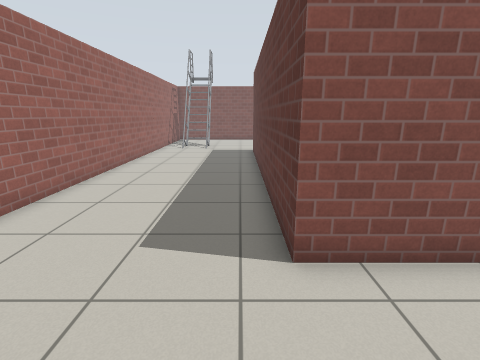
view 1 (above)

23 first-person views from a walk through a world built for the Gazebo simulator. The camera is 1.2 m above the floor, tilts 14° down and sees 85° across. The floor is counted in squares, 0.5 m on a side. Each view is taken from the middle of a square. On the plan, view 1 faces up. The plan holds only what a view shows up to about 17 squares ahead; the rest is blank. Gazebo's built-in surfaces are drawn with simple patterns. Simple shapes stand in for some stock models.

view 2
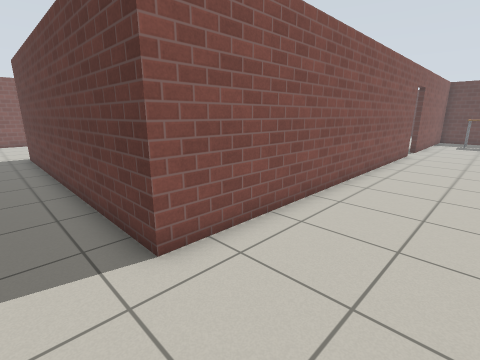

view 3
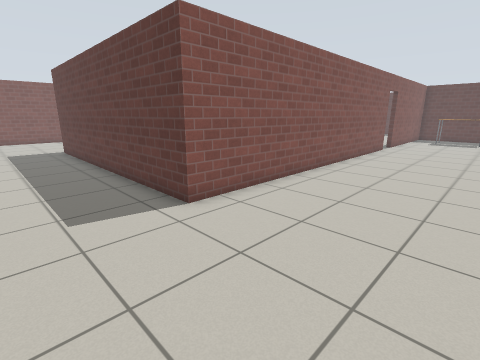

view 4
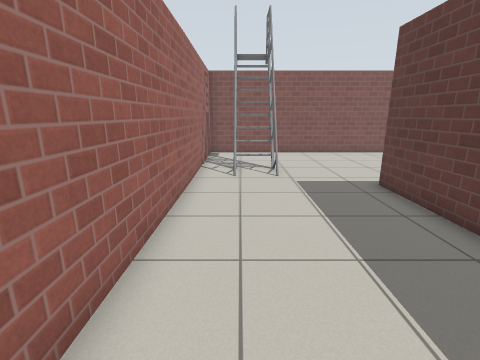

view 5
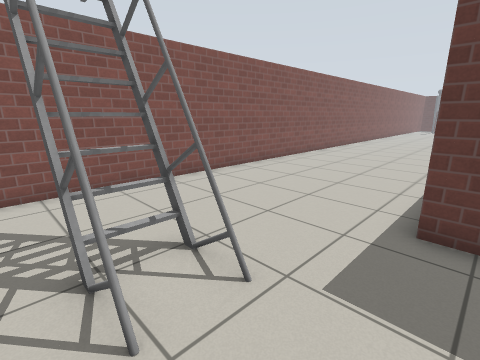

view 6
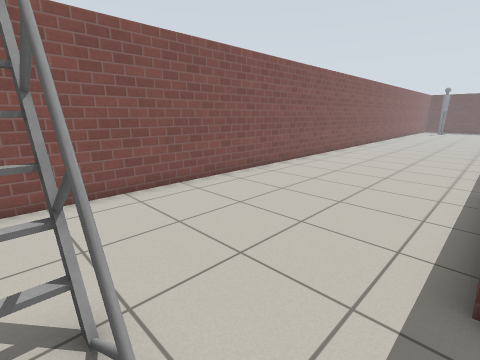

view 7
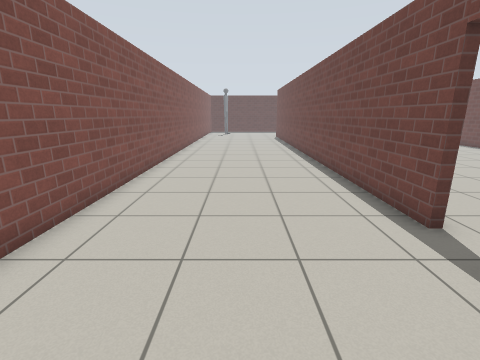

view 8
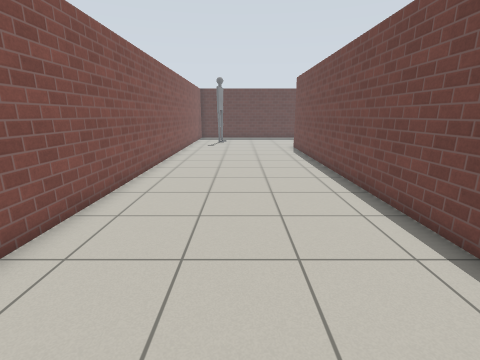

view 9
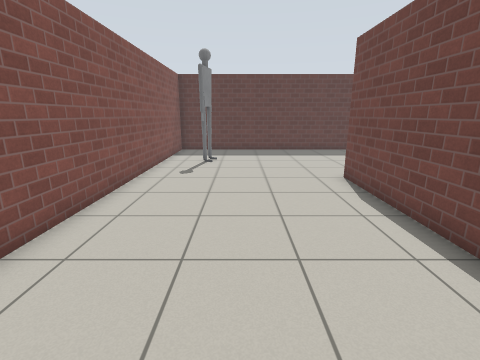

view 10
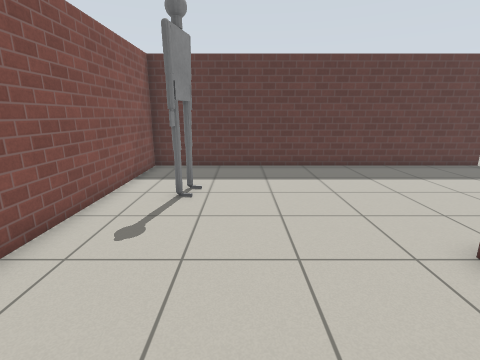

view 11
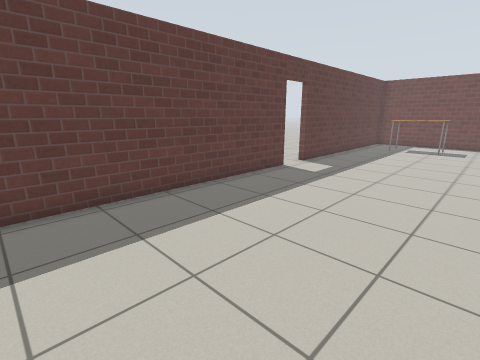

view 12
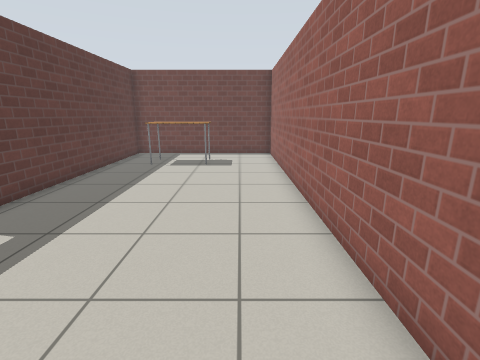

view 13
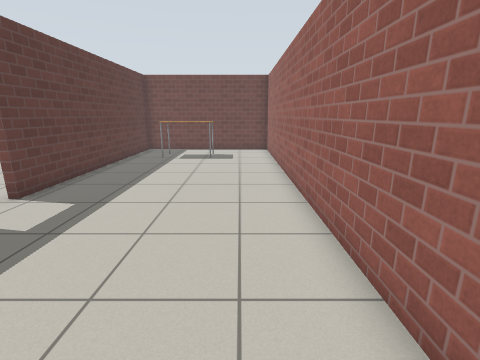

view 14
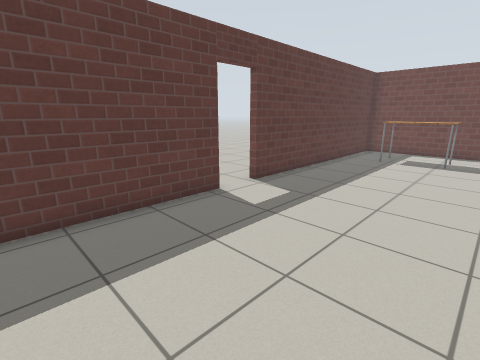

view 15
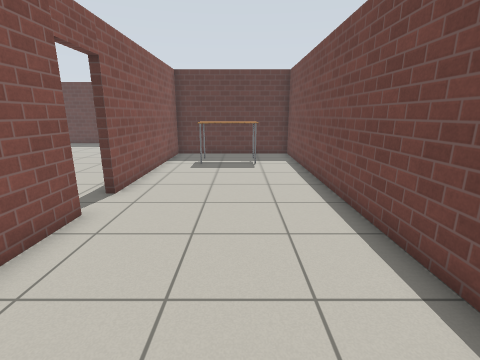

view 16
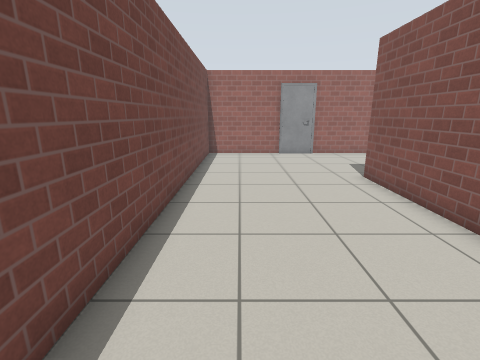

view 17
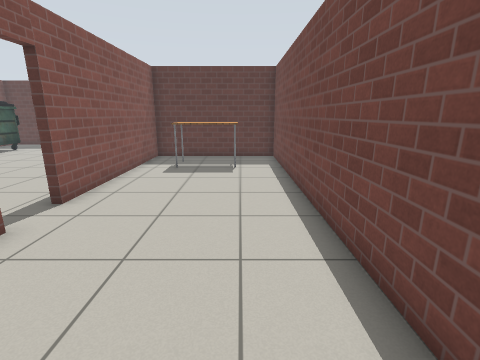

view 18
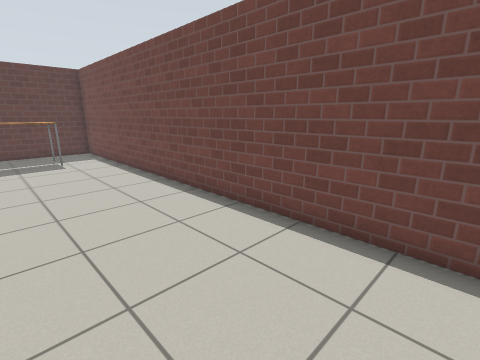

view 19
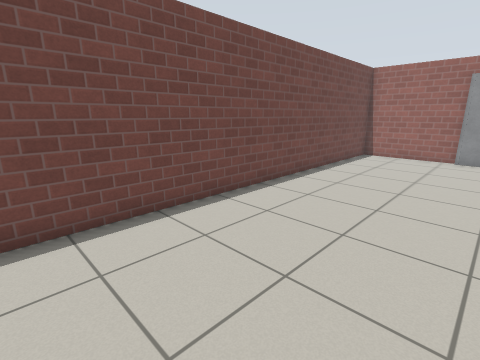

view 20
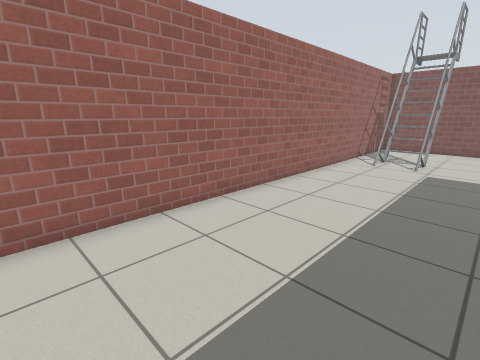

view 21
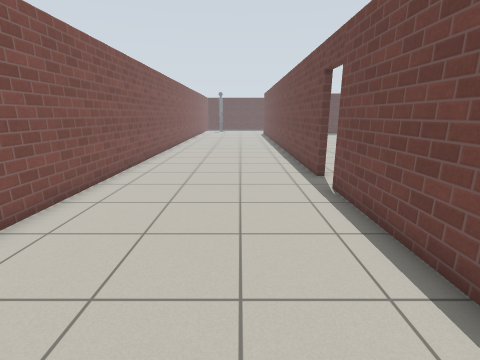

view 22
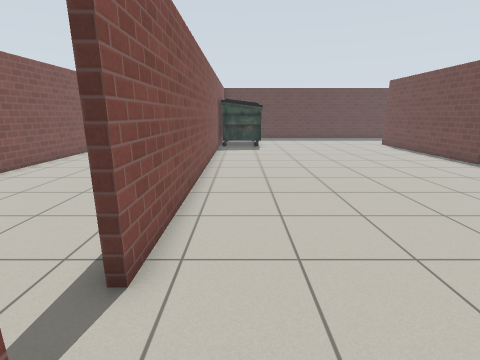

view 23
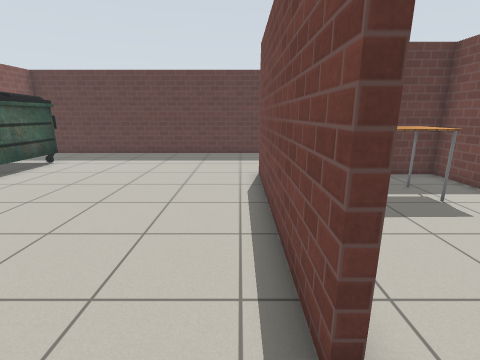

### Floor plan
Points are (right, up) in squares from view 1. A wall is a line through its corners. A room is listed if a view was taken in it or the views show most of it. See-through windows are left out.
Room 1 (views 1, 2, 3, 4, 5, 6, 7, 8, 9, 10, 11, 12, 13, 14, 15, 16, 17, 18, 19, 20, 21)
walls: (9.3, 17.9) (34.1, 17.9); (17.1, 3.9) (0.9, 3.9) (0.9, 17.9) (7.5, 17.9); (34.1, 14.4) (34.1, -2.8) (42.5, -2.8) (42.5, 8.7); (42.5, 10.4) (42.5, 26.1) (-5.8, 26.1) (-5.8, 3.6); (-5.8, 1.6) (-5.8, -3) (27.6, -3) (27.6, 3.9) (18.7, 3.9)
ways out: open door at (8.5, 18) to room 2; open door at (17.5, 4) to room 2; open door at (43, 9.5) to room 2
objects: door leaf (-6, 3) to (-5, 3); ladder (-4, 20) to (-2, 23); table (24, -1) to (26, 2); other object (37, 24) to (39, 24); table (38, 0) to (40, 1)
Room 2 (views 22, 23)
walls: (18.7, 4.2) (27.9, 4.2); (23.8, 17.6) (9.3, 17.6); (33.8, 3.7) (33.8, 17.6) (31.5, 17.6)
ways out: open door at (8.5, 18) to room 1; open door at (17.5, 4) to room 1; open door at (43, 9.5) to room 1
objects: dumpster (27, 14) to (31, 15)

Where each view was taken, in squares from view 1:
view 1: 0 up, 0 right, facing up
view 2: 0 up, 1 left, facing up-right
view 3: 2 down, 3 left, facing up-right
view 4: 9 up, 4 left, facing up
view 5: 17 up, 5 left, facing up-right
view 6: 18 up, 3 left, facing up-right
view 7: 22 up, 4 right, facing right
view 8: 22 up, 14 right, facing right
view 9: 22 up, 24 right, facing right
view 10: 22 up, 30 right, facing right
view 11: 21 up, 35 right, facing down-right
view 12: 14 up, 36 right, facing down
view 13: 16 up, 36 right, facing down
view 14: 16 up, 36 right, facing down-right
view 15: 0 up, 11 right, facing right
view 16: 1 down, 11 right, facing left
view 17: 1 down, 12 right, facing right
view 18: 2 up, 9 right, facing down-right
view 19: 3 up, 11 right, facing down-left
view 20: 6 up, 0 right, facing up-left
view 21: 21 up, 1 left, facing right
view 22: 16 up, 6 right, facing right
view 23: 5 up, 17 right, facing right
